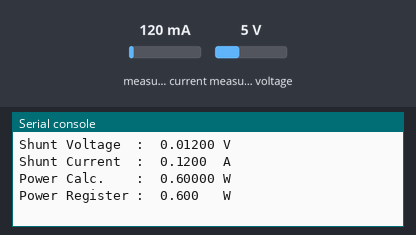
A program run on a simulated Raspberry Pi Pico running CircuitPython. On the bench: the last lines printed to the serial console. The inputs (shaded band) are chosen by the test bench; at power-on: measured voltage 5 V, measured current 120 mA.

Above: at 1.2 s.
1.3 s: measured voltage set to 11.2 V
At 2.6 s:
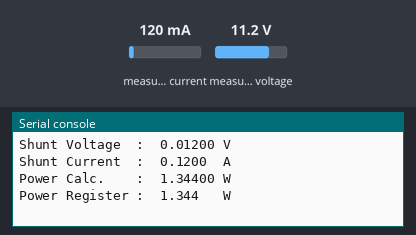
3.5 s: measured current set to 1000 mA
At 4.4 s:
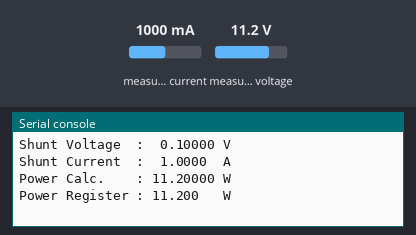
5.5 s: measured current set to 40 mA
At 7.3 s:
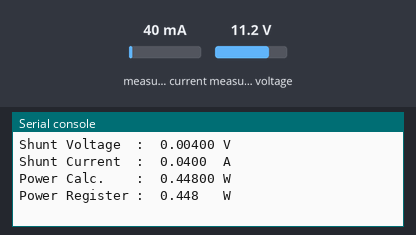
Timing chart, 0 to 8.8 s (numbered marks = the images above; inputs shaded):
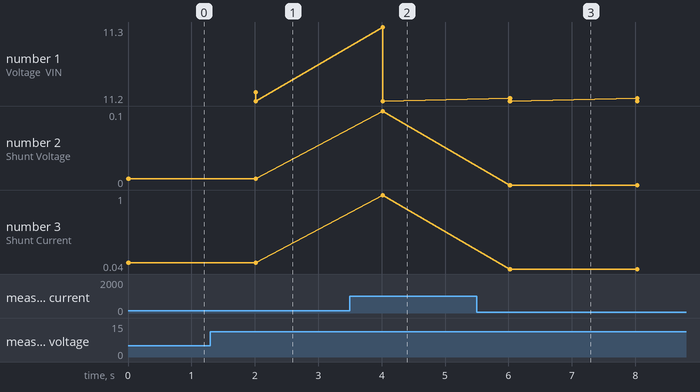

The program:

code.py
```python
import time
import board
import busio
import adafruit_ina219

# Create the I2C interface.
i2c0 = busio.I2C(board.GP15, board.GP14, frequency=400_000)
i2c1 = busio.I2C(board.GP17, board.GP16, frequency=400_000)

ina219_0 = adafruit_ina219.INA219(i2c0)
ina219_1 = adafruit_ina219.INA219(i2c1)

print("ina219 test")

# display some of the advanced field (just to test)
print("Config register Channel 1:")
print(f"  bus_voltage_range:    {ina219_0.bus_voltage_range}")
print(f"  gain:                 {ina219_0.gain}")
print(f"  bus_adc_resolution:   {ina219_0.bus_adc_resolution}")
print(f"  shunt_adc_resolution: {ina219_0.shunt_adc_resolution}")
print(f"  mode:                 {ina219_0.mode}")
print("")

# display some of the advanced field (just to test)
print("Config register Channel 2:")
print(f"  bus_voltage_range:    {ina219_1.bus_voltage_range}")
print(f"  gain:                 {ina219_1.gain}")
print(f"  bus_adc_resolution:   {ina219_1.bus_adc_resolution}")
print(f"  shunt_adc_resolution: {ina219_1.shunt_adc_resolution}")
print(f"  mode:                 {ina219_1.mode}")
print("")

# optional : change configuration to use 32 samples averaging
# for both bus voltage and shunt voltage
ina219_0.bus_adc_resolution = adafruit_ina219.ADCResolution.ADCRES_12BIT_32S
ina219_0.shunt_adc_resolution = adafruit_ina219.ADCResolution.ADCRES_12BIT_32S
# optional : change voltage range to 16V
ina219_0.bus_voltage_range = adafruit_ina219.BusVoltageRange.RANGE_16V

# optional : change configuration to use 32 samples averaging
# for both bus voltage and shunt voltage
ina219_1.bus_adc_resolution = adafruit_ina219.ADCResolution.ADCRES_12BIT_32S
ina219_1.shunt_adc_resolution = adafruit_ina219.ADCResolution.ADCRES_12BIT_32S
# optional : change voltage range to 16V
ina219_1.bus_voltage_range = adafruit_ina219.BusVoltageRange.RANGE_16V

# measure and display loop
while True:
    bus_voltage_0 = ina219_0.bus_voltage  # voltage on V- (load side)
    # voltage between V+ and V- across the shunt
    shunt_voltage_0 = ina219_0.shunt_voltage
    current_0 = ina219_0.current  # current in mA
    power_0 = ina219_0.power  # power in watts

    # INA219 measure bus voltage on the load side.
    # So PSU voltage = bus_voltage + shunt_voltage
    print("CHANNEL 1")
    print(f"Voltage (VIN+) : {(bus_voltage_0 + shunt_voltage_0):6.3f}   V")
    print(f"Voltage (VIN-) : {bus_voltage_0:6.3f}   V")
    print(f"Shunt Voltage  : {shunt_voltage_0:8.5f} V")
    print(f"Shunt Current  : {(current_0 / 1000):7.4f}  A")
    print(f"Power Calc.    : {(bus_voltage_0 * (current_0 / 1000)):8.5f} W")
    print(f"Power Register : {power_0:6.3f}   W")
    print("")

    # Check internal calculations haven't overflowed (doesn't detect ADC overflows)
    if ina219_0.overflow:
        print("Internal Math Overflow Detected!")
        print("")

    bus_voltage_1 = ina219_1.bus_voltage  # voltage on V- (load side)
    # voltage between V+ and V- across the shunt
    shunt_voltage_1 = ina219_1.shunt_voltage
    current_1 = ina219_1.current  # current in mA
    power_1 = ina219_1.power  # power in watts

    # INA219 measure bus voltage on the load side.
    # So PSU voltage = bus_voltage + shunt_voltage
    print("CHANNEL 2")
    print(f"Voltage (VIN+) : {(bus_voltage_1 + shunt_voltage_1):6.3f}   V")
    print(f"Voltage (VIN-) : {bus_voltage_1:6.3f}   V")
    print(f"Shunt Voltage  : {shunt_voltage_1:8.5f} V")
    print(f"Shunt Current  : {(current_1 / 1000):7.4f}  A")
    print(f"Power Calc.    : {(bus_voltage_1 * (current_1 / 1000)):8.5f} W")
    print(f"Power Register : {power_1:6.3f}   W")
    print("")

    # Check internal calculations haven't overflowed (doesn't detect ADC overflows)
    if ina219_1.overflow:
        print("Internal Math Overflow Detected!")
        print("")

    time.sleep(2)
```

Measured:
- after the input at 1.3 s, the serial console: prints a new line after 0.71 s (image 1)
- after the input at 3.5 s, the serial console: prints a new line after 0.52 s (image 2)
- after the input at 5.5 s, the serial console: prints a new line after 0.52 s (image 3)
- plotted number 2: 0.01 → 0.1 after the input at 3.5 s, 0.1 → 0 after the input at 5.5 s
- plotted number 3: 1 → 0.04 after the input at 5.5 s
